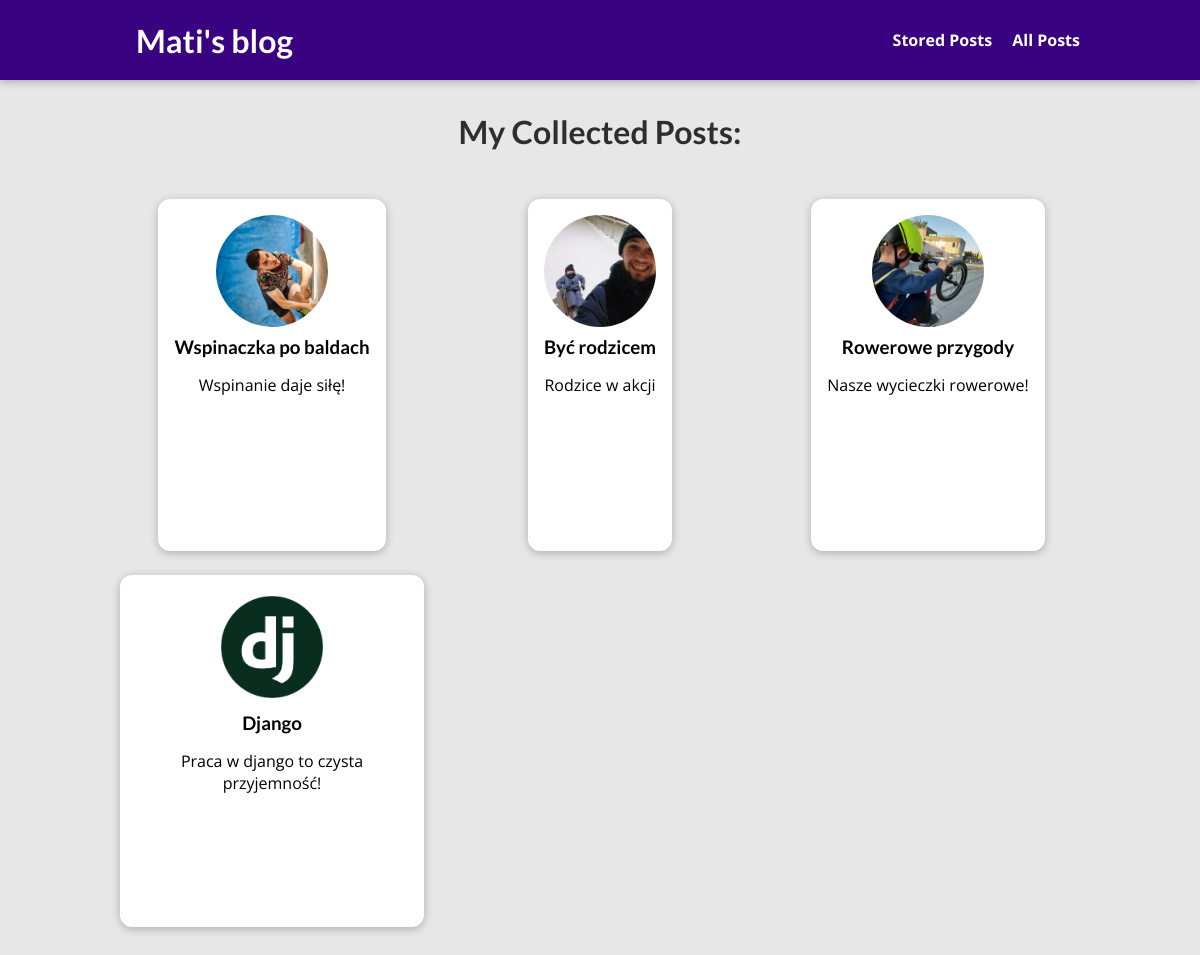
The page /posts on the database its author committed.
### blog/models.py (models this page shows, shortened)
class Post(models.Model):
    title = models.CharField(max_length=100, null=True)
    excerpt = models.CharField(max_length=100, null=True)
    image = models.ImageField(upload_to="posts", null=True)
    date = models.DateField(auto_now=True) #I must find how to insert the date.
    slug = models.SlugField(unique=True, default="", blank=True, null=False, db_index=True)
    content = models.TextField(validators=[MinLengthValidator(10)])
    author = models.ForeignKey(Author, on_delete=models.SET_NULL, null=True, related_name="posts")
    tag = models.ManyToManyField(Tag)

### blog/views.py (the view)
# urls.py: path('posts', views.AllPostsView.as_view(), name='posts'),
class AllPostsView(ListView):
    template_name = "blog/posts.html"
    model = Post
    ordering = ["-date"]
    context_object_name = 'all_posts'

### blog/templates/blog/posts.html (shortened to what this page needs)
{% extends 'base.html' %}
{% load static %}
{% block css_files %}
  <link rel="stylesheet" href="{% static 'blog/posts.css' %}" />
  <link rel="stylesheet" href="{% static 'blog/all-posts.css' %}" />
{% endblock %}
{% block content %}
  <section id="all-posts">
    <h2>My Collected Posts:</h2>
    <ul>
      {% for post in all_posts %}
        {% include 'blog/includes/latest_posts.html' %}
      {% endfor %}
    </ul>
  </section>
{% endblock %}

### blog/templates/blog/includes/latest_posts.html
<li>
  <article class="post">
    <a href="{% url 'post-content' post.slug %}">
      <img src="{{ post.image.url }}" alt="{{ post.title }}" />
      <div class="post__content">
        <h3>{{ post.title }}</h3>
        <p>{{ post.excerpt }}</p>
      </div>
    </a>
  </article>
</li>

### static/app.css (style rules this page uses)
* { box-sizing: border-box; }
html { font-family: 'Open Sans', 'Lato', sans-serif; }
body { margin: 0; }
h1, h2, h3 { font-family: 'Lato', sans-serif; font-weight: bold; }

### blog/static/blog/posts.css (style rules this page uses)
.post { display: flex; flex-direction: column; align-items: center; text-align: center; }
.post a { text-decoration: none; color: black; transition: all 0.2s ease; padding: 1rem; }
.post img { width: 5rem; height: 5rem; object-fit: cover; border-radius: 50%; }
.post h3 { margin: 0.25rem 0; }

### blog/static/blog/all-posts.css (style rules this page uses)
body { background-color: #e7e7e7; }
#all-posts { margin: 7rem auto; width: 90%; max-width: 60rem; }
#all-posts h2 { text-align: center; font-size: 2rem; color: #2e2e2e; margin: 3rem 0; }
ul { list-style: none; margin: 0; padding: 0; display: grid; grid-template-columns: repeat(auto-fill, minmax(17rem, 1fr)); gap: 1.5rem; }
.post img { width: 7rem; height: 7rem; }
.post a { height: 22rem; transform-origin: center; box-shadow: 0 2px 8px rgba(0, 0, 0, 0.25); border-radius: 12px; background-color: white; }

### rows shown on the page
Post: image (picture), title "Wspinaczka po baldach", excerpt "Wspinanie daje siłę!"
Post: image (picture), title "Być rodzicem", excerpt "Rodzice w akcji"
Post: image (picture), title "Rowerowe przygody", excerpt "Nasze wycieczki rowerowe!"
Post: image (picture), title "Django", excerpt "Praca w django to czysta przyjemność!"
